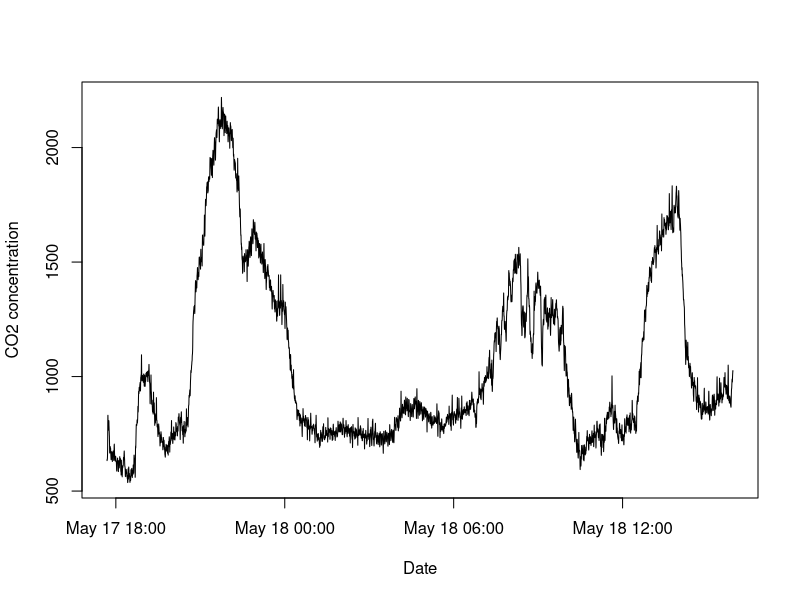
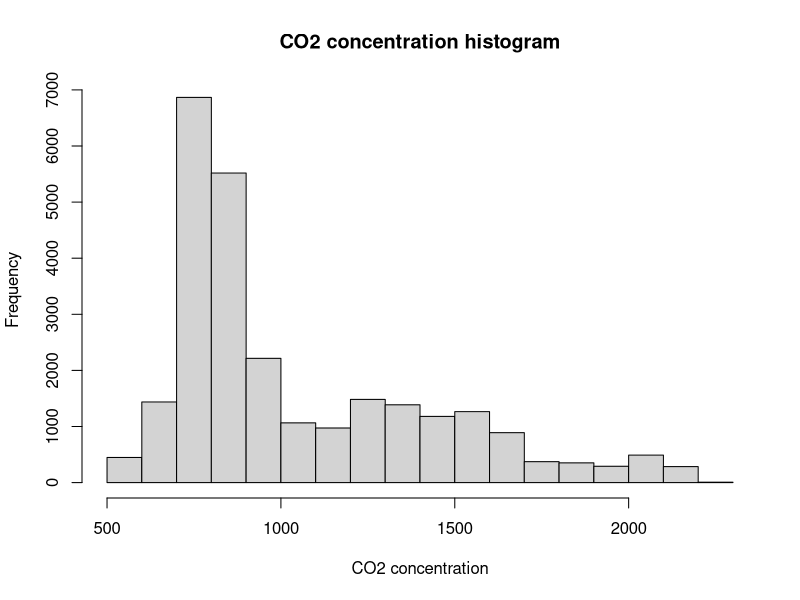
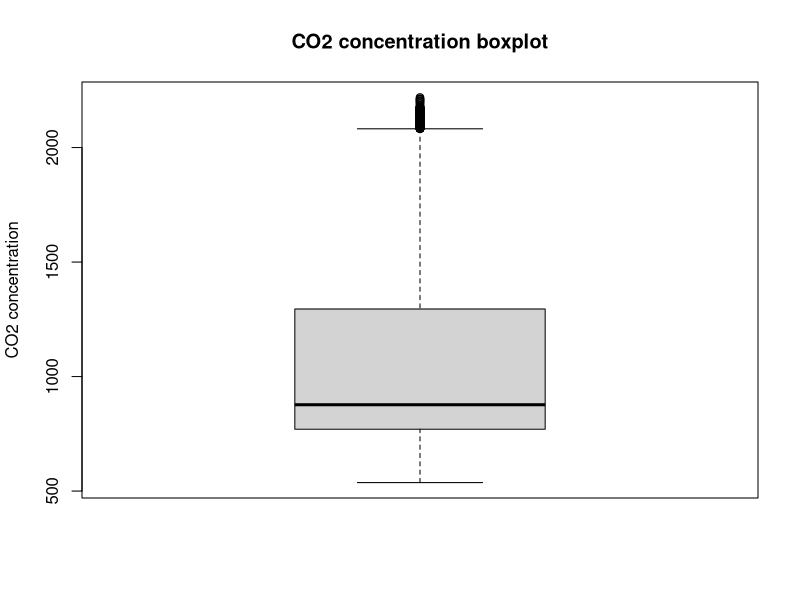
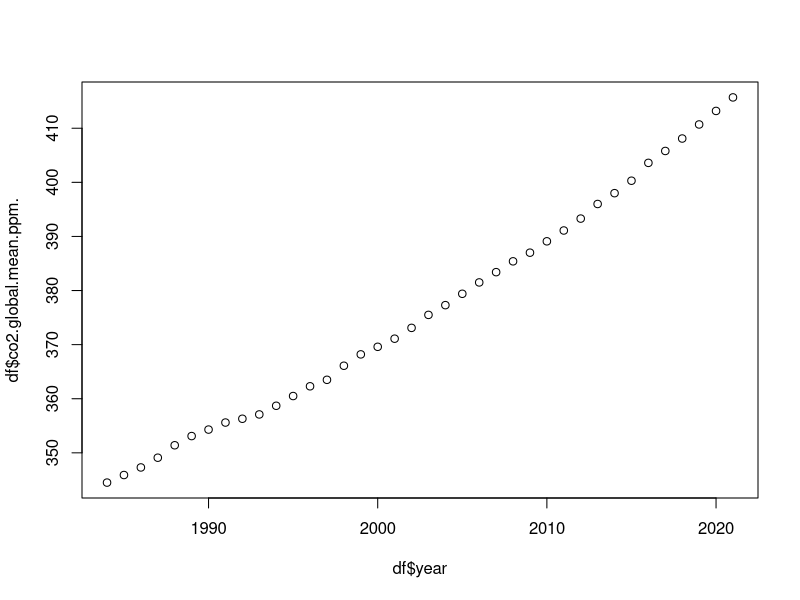
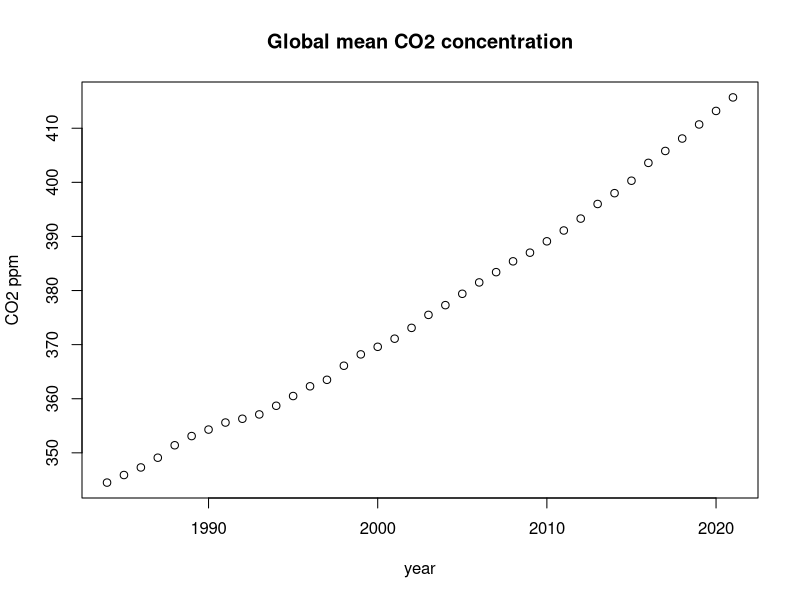
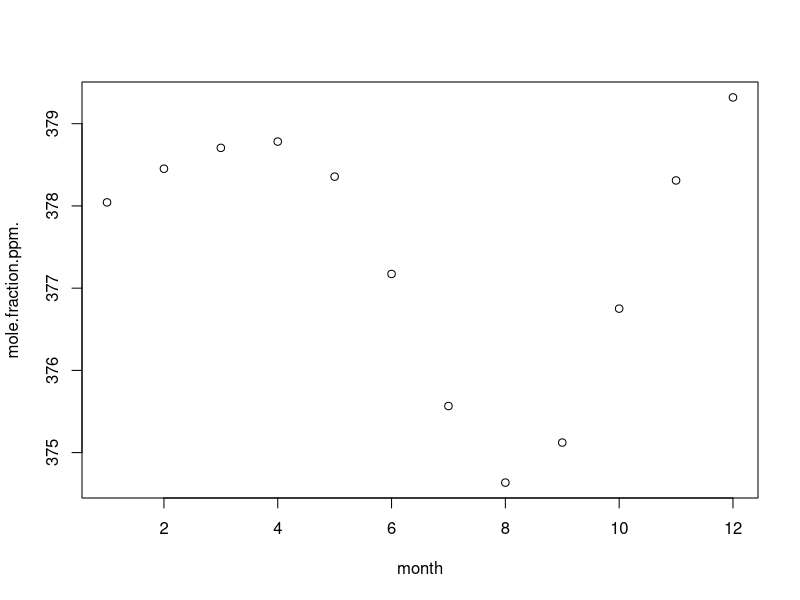
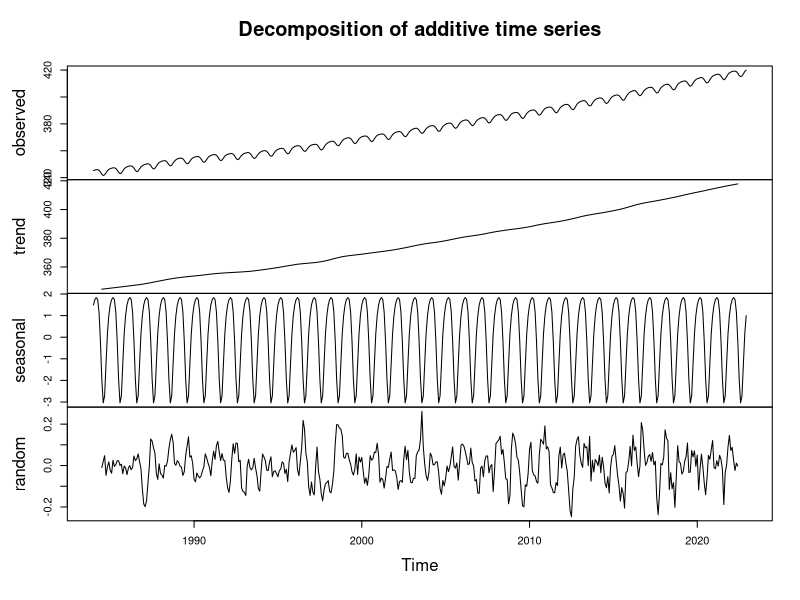
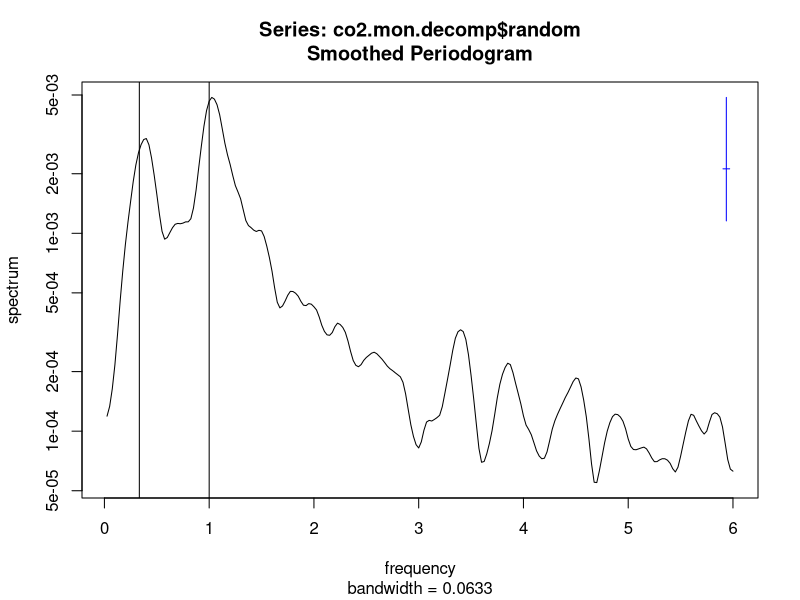

Write R code to recreate these figures, in order.
## ---- chunk 1
co2 <- read.csv("co2.csv", header=FALSE)
head(co2)
## ---- chunk 2
names(co2) <- c("date", "time", "co2")
## ---- chunk 3
co2$datetime <- as.POSIXct(paste(co2$date, co2$time))
head(co2)
## ---- chunk 4
co2$date <- NULL
co2$time <- NULL
## ---- chunk 5
plot(co2$datetime, co2$co2, type="l", xlab="Date", ylab="CO2 concentration")
## ---- chunk 6
hist(co2$co2, breaks=20, main="CO2 concentration histogram", xlab="CO2 concentration")
## ---- chunk 7
bp <- boxplot(co2$co2, main="CO2 concentration boxplot", ylab="CO2 concentration")
## ---- chunk 8
co2 <- co2[co2$co2 >= bp$stats[1] & co2$co2 <= bp$stats[5], ]
## ---- chunk 9
raw <- read.csv("data.csv", header=FALSE, skip=3, fileEncoding="cp932")
head(raw)
## ---- chunk 10
raw[3, is.na(raw[3,])] <- ""
raw[3,] == "品質情報"
## ---- chunk 11
head(raw[,raw[3,] == "品質情報"] > 7)
## ---- chunk 12
head(apply(raw[,raw[3,] == "品質情報"] > 7, 1, all))
## ---- chunk 13
!(raw[3, ] == "均質番号" | raw[3,] == "品質情報")
## ---- chunk 14
filtered <- raw[apply(raw[,raw[3,] == "品質情報"] > 7, 1, all), 
                !(raw[3, ] == "均質番号" | raw[3,] == "品質情報")]
head(filtered)
## ---- chunk 15
names(filtered) <- paste(filtered[1,], filtered[2,])
names(filtered)
## ---- chunk 16
filtered <- filtered[-(1:2),]
head(filtered)
## ---- chunk 17
df <- read.csv("co2_annual_20221026.csv")
plot(df$year, df$co2.global.mean.ppm.)
## ---- chunk 18
plot(df$year, df$co2.global.mean.ppm.,
     main="Global mean CO2 concentration",
     xlab="year", ylab="CO2 ppm")
## ---- chunk 19
dfm <- read.csv("co2_monthly_20231115.csv")
## ---- chunk 20
co2.annual.cycle <- aggregate(mole.fraction.ppm. ~ month, data = dfm, mean)
co2.annual.cycle
## ---- chunk 21
plot(co2.annual.cycle)
## ---- chunk 22
co2.mon <- dfm$mole.fraction.ppm.
n <- nrow(dfm)
co2.mon <- ts(co2.mon, start=c(dfm$year[1], dfm$month[1]), frequency=12)
co2.mon.decomp<- decompose(co2.mon)
plot(co2.mon.decomp)
## ---- chunk 23
spec.pgram(co2.mon.decomp$random, spans=c(7,7), na.action=na.omit)
abline(v=1)
abline(v=1/3)
